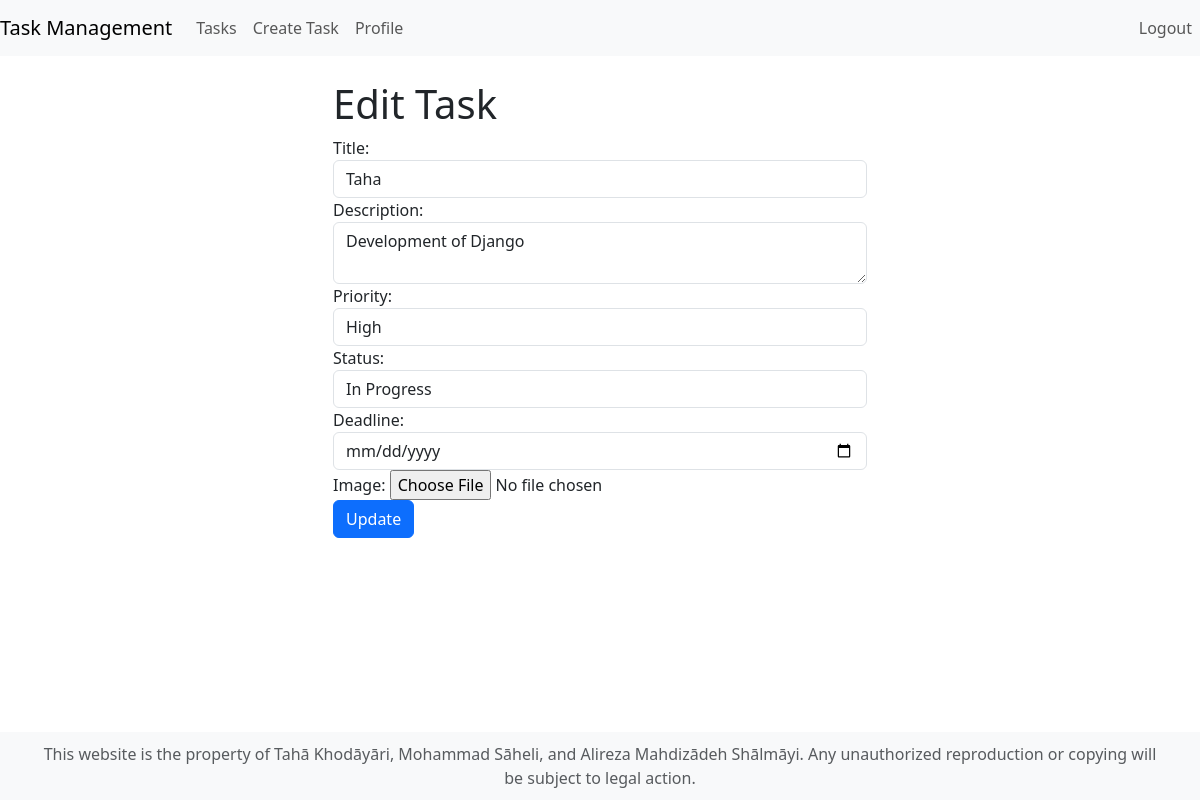
The page /tasks/edit/1/ (signed in) on the database as committed earlier.
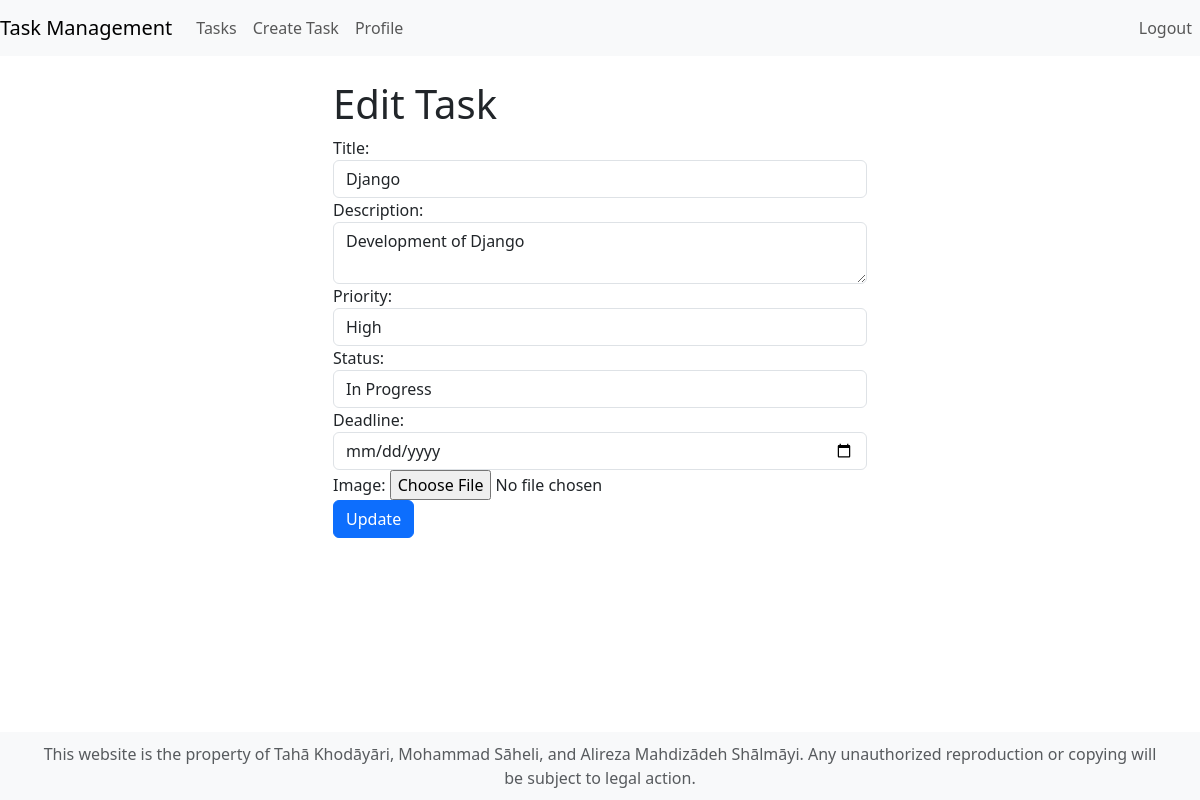
The same page on the database as committed later.
### managment/models.py (models this page shows, shortened)
class Task(models.Model):
    PRIORITY_CHOICES = (
        ('Low', 'Low'),
        ('Medium', 'Medium'),
        ('High', 'High'),
    )
    STATUS_CHOICES = (
        ('Todo', 'Todo'),
        ('In Progress', 'In Progress'),
        ('Done', 'Done'),
    )
    user = models.ForeignKey(User, on_delete=models.CASCADE)
    title = models.CharField(max_length=100)
    description = models.TextField()
    priority = models.CharField(max_length=10, choices=PRIORITY_CHOICES)
    status = models.CharField(max_length=20, choices=STATUS_CHOICES)
    deadline = models.DateField()
    image = models.ImageField(upload_to='task_images', blank=True, null=True)

### managment/views.py (the view, shortened to what this page needs)
# urls.py: path('tasks/edit/<int:task_id>/', edit_task, name='edit_task'),
@login_required(login_url='login')
def edit_task(request, task_id):
    task = Task.objects.get(id=task_id)
    if task.user != request.user:
        return redirect('task_list')
    form = TaskForm(instance=task)
    return render(request, 'edit_task.html', {'form': form, 'task': task})

### managment/forms.py
class TaskForm(forms.ModelForm):
    class Meta:
        model = Task
        exclude = ('user',)

### templates/edit_task.html (shortened to what this page needs)
{% extends 'base.html' %}
{% block content %}
    <div class="container">
        <div class="row">
            <div class="col-md-6 offset-md-3">
                <h1>Edit Task</h1>
                <form method="POST" enctype="multipart/form-data">
                    <div class="form-group">
                        <label for="id_title">Title:</label>
                        <input type="text" class="form-control" id="id_title" name="title" value="{{ task.title }}">
                    </div>
                    <div class="form-group">
                        <label for="id_description">Description:</label>
                        <textarea class="form-control" id="id_description" name="description">{{ task.description }}</textarea>
                    </div>
                    <div class="form-group">
                        <label for="id_priority">Priority:</label>
                        <select class="form-control" id="id_priority" name="priority">
                            <option value="High" {% if task.priority == 'High' %}selected{% endif %}>High</option>
                        </select>
                    </div>
                    <div class="form-group">
                        <label for="id_status">Status:</label>
                        <select class="form-control" id="id_status" name="status">
                            <option value="In Progress" {% if task.status == 'In Progress' %}selected{% endif %}>In Progress</option>
                        </select>
                    </div>
                    <div class="form-group">
                        <label for="id_deadline">Deadline:</label>
                        <input type="date" class="form-control" id="id_deadline" name="deadline" value="{{ task.deadline }}">
                    </div>
                    <div class="form-group">
                        <label for="id_image">Image:</label>
                        <input type="file" class="form-control-file" id="id_image" name="image">
                    </div>
                    <button type="submit" class="btn btn-primary">Update</button>
                </form>
            </div>
        </div>
    </div>
{% endblock %}

Rows that differ between the two databases and show on the page:
changed Task "Development of Django": title "Taha" → "Django"
